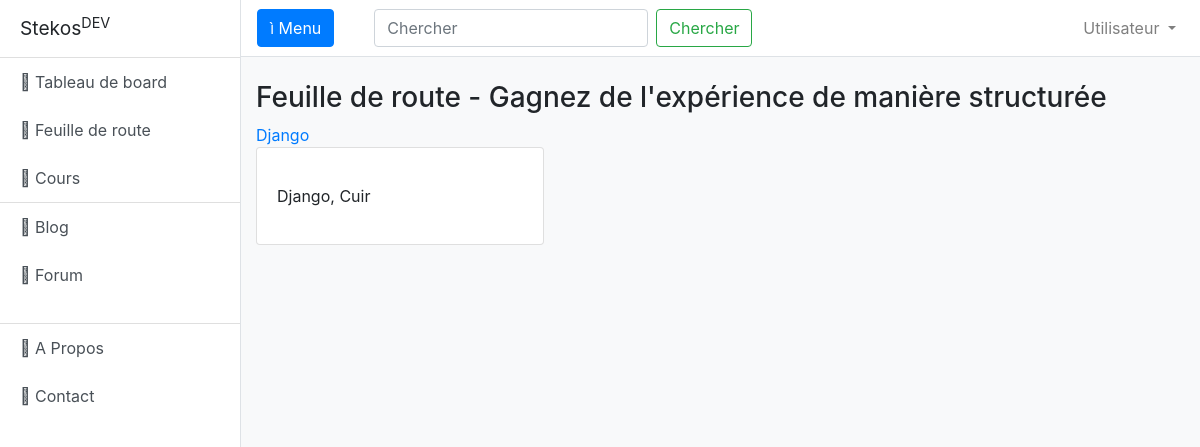
The app's page /courses/all/, older data.
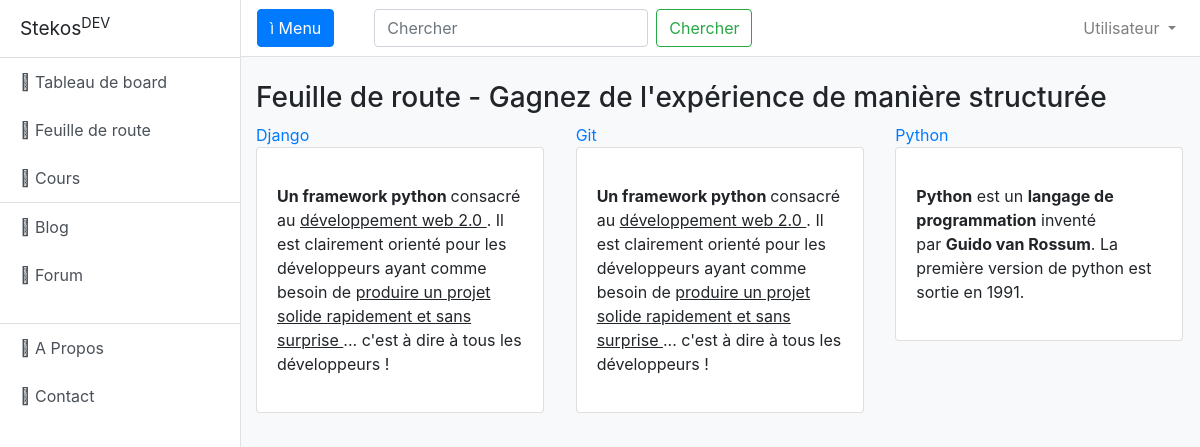
The same page, newer data.
### courses/models.py (models this page shows, shortened)
class Course(models.Model):
    technology = models.ForeignKey(Technology, on_delete=models.CASCADE, verbose_name=_('belongs to'))
    position = models.IntegerField(verbose_name=_('course number'))
    title = models.CharField(verbose_name=_('title of the course'), max_length=120)
    slug = models.SlugField(verbose_name=_('course slug'))
    image = models.ImageField(verbose_name=_('course image'), default='default.png')
    description = models.TextField(verbose_name=_('description'))
    is_free = models.BooleanField(verbose_name=_('course is free ?'), default=True)
    price = models.IntegerField(verbose_name=_('price of the course'), null=True)
    def __str__(self):
        return self.title
    def get_absolute_url(self):
        return reverse('courses:detail', kwargs={'slug': self.slug})
    def image_url(self):
        if self.image and hasattr(self.image, 'url'):
            return self.image.url
    class Meta:
        verbose_name = _('Course')
        verbose_name_plural = _('Courses')

### courses/views.py (the view)
# urls.py: path('all/', CourseListView.as_view(), name='index'),
class CourseListView(ListView):
    model = Course

### courses/templates/courses/course_list.html (shortened to what this page needs)
{% extends "courses/layouts/base.html" %}
{% block content %}
    <div class="row">
        <h3 class="container-fluid">Feuille de route - Gagnez de l'expérience de manière structurée</h3>
        {% for object in object_list %}
            <div class="col-sm-4 col-md-4">
                <a href="{{ object.get_absolute_url }}">{{ object }}</a>
                <div class="card" style="width: 18rem;">
                    <div class="card-body">
                        <p class="card-text">
                            {{ object.description|safe }}
                        </p>
                    </div>
                </div>
            </div>
        {% endfor %}
    </div>
{% endblock %}

Row changes from the older to the newer data that the page shows:
changed Course "Django": description "Django, Cuir" → "Un framework python consacré au développement web 2.0 . Il est clairement orienté pour les développeurs ayant comme besoin de produire un projet solide rapidement et sans surprise ... c'est à dire à tous les développeurs !"
added Course: title "Git", description "Un framework python consacré au développement web 2.0 . Il est clairement orienté pour les développeurs ayant comme besoin de produire un projet solide rapidement et sans surprise ... c'est à dire à tous les développeurs !"
added Course: title "Python", description "Python est un langage de programmation inventé par Guido van Rossum . La première version de python est sortie en 1991."
